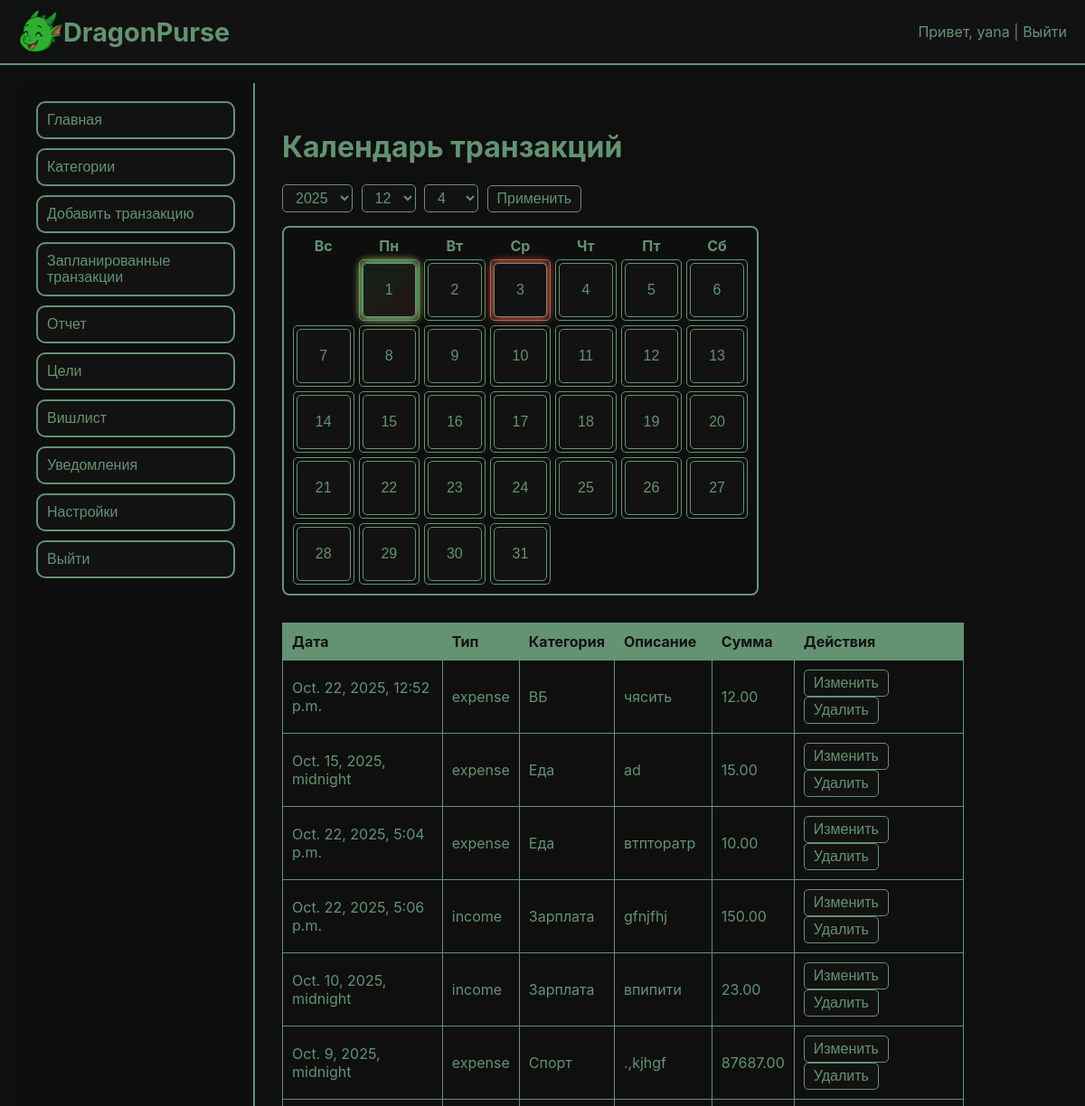
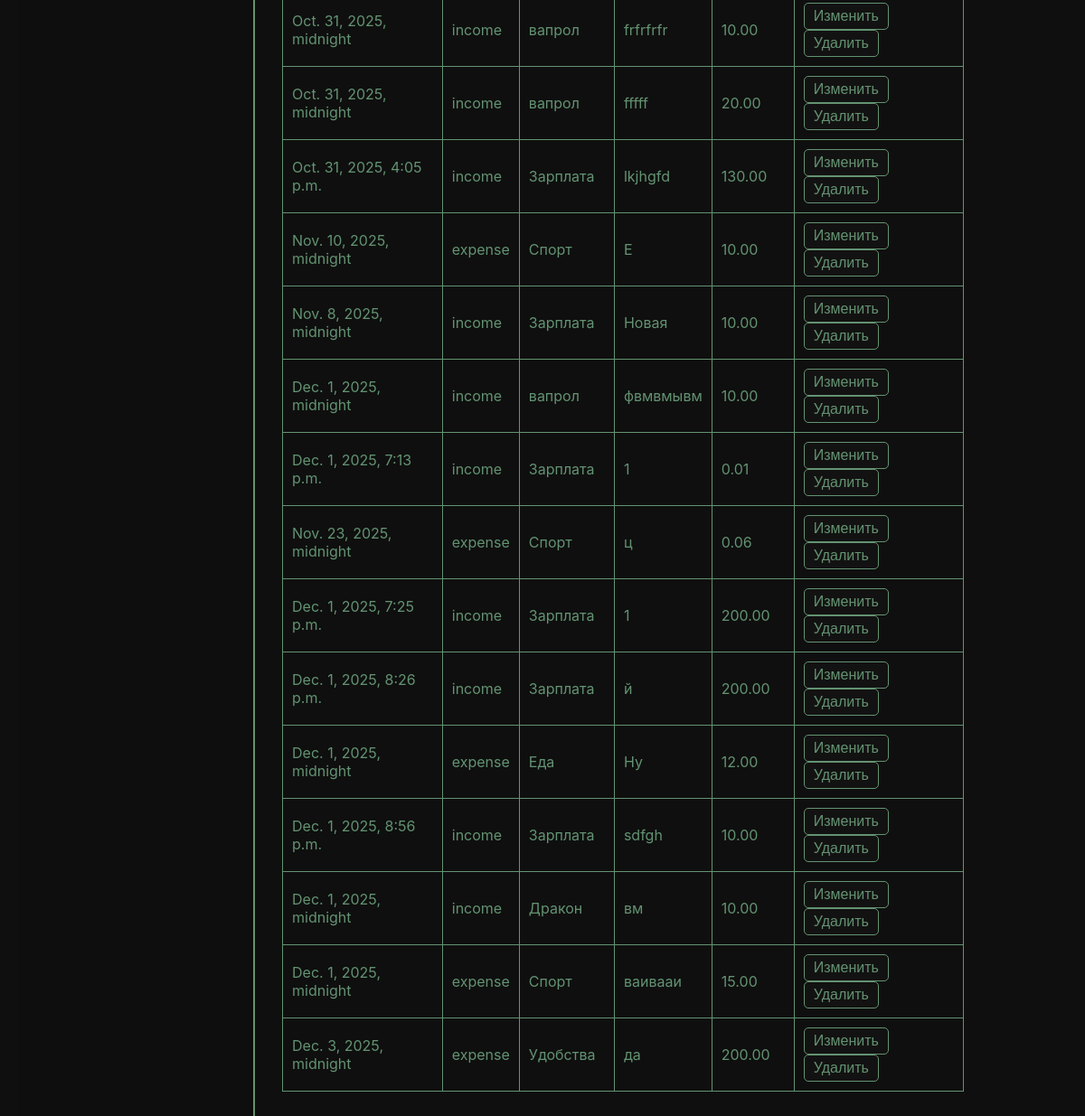
Page /transactions/ (signed in) on the earlier database version (2 pictures, top to bottom).
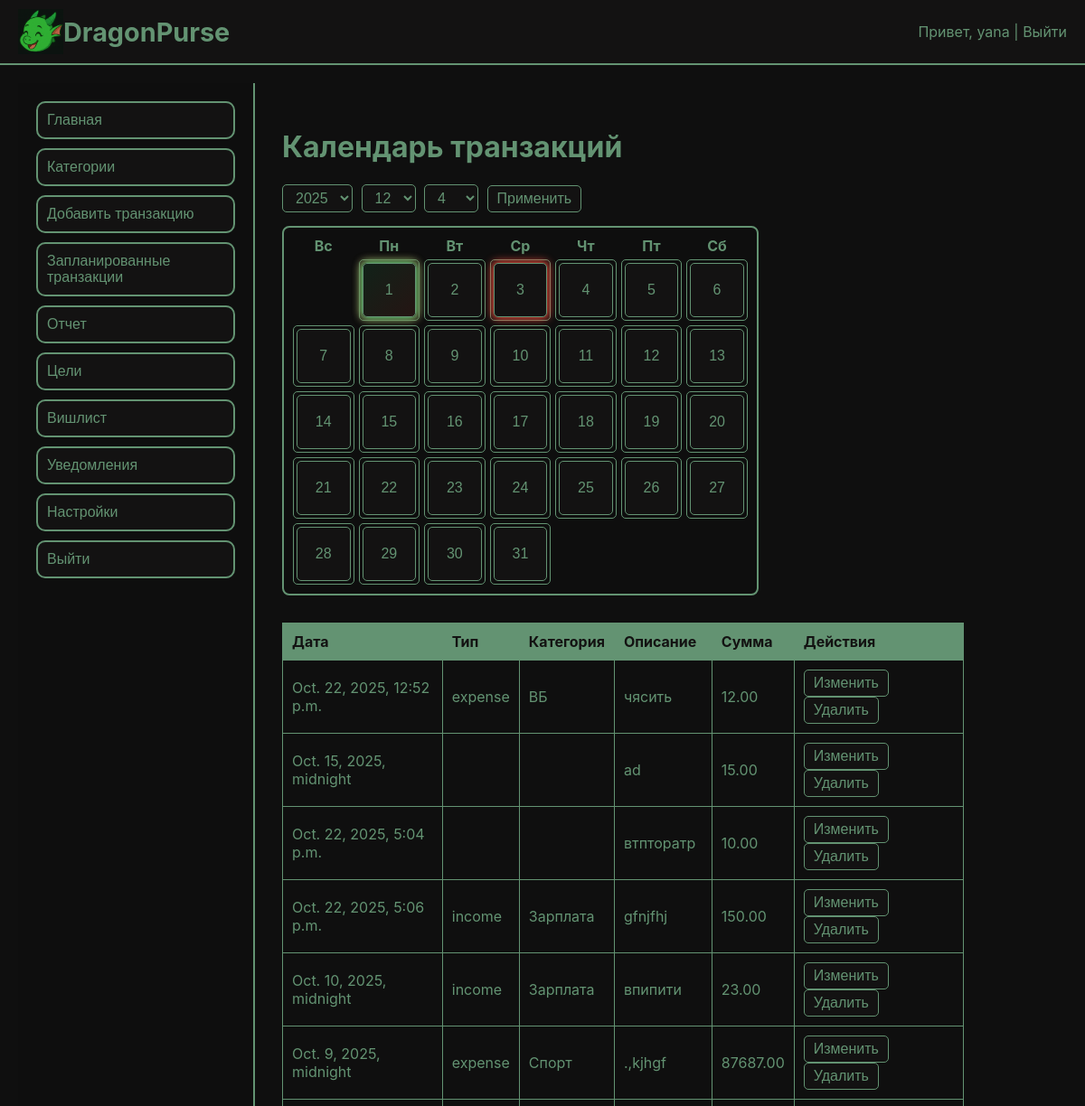
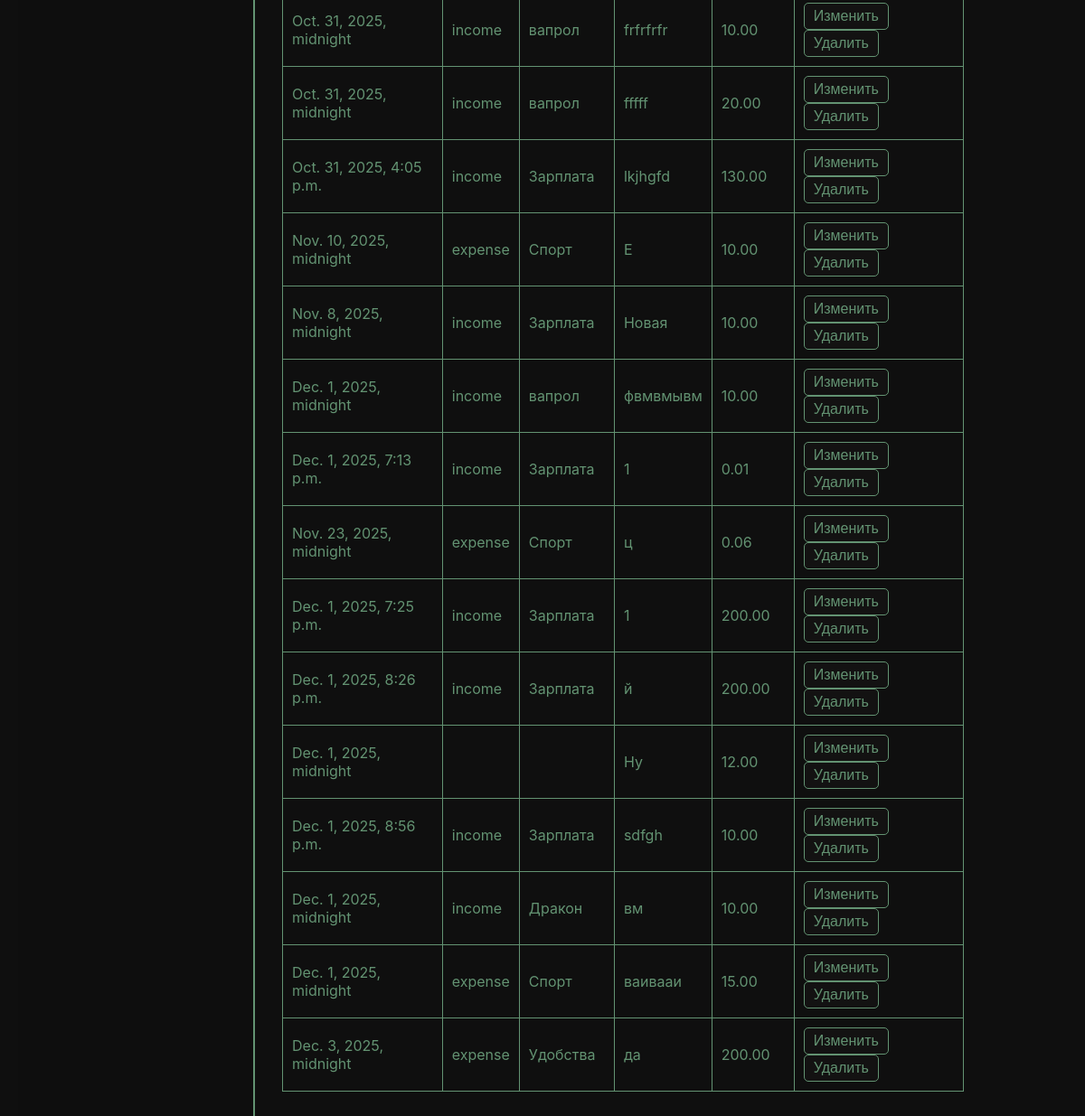
Same page on the later database version (2 pictures, top to bottom).
### accounts/models.py (models this page shows, shortened)
class Transaction(models.Model):
    user = models.ForeignKey(User, on_delete=models.CASCADE)
    date = models.DateTimeField(auto_now_add=False)
    category = models.ForeignKey(Category, on_delete=models.SET_NULL, null=True)
    description = models.TextField()
    amount = models.DecimalField(max_digits=10, decimal_places=2, default=0.0)
    goal = models.ForeignKey(Goal, on_delete=models.SET_NULL, null=True, blank=True, verbose_name='Цель')
    goal_amount = models.DecimalField(max_digits=10, decimal_places=2, null=True, blank=True, verbose_name='Сумма для цели')

class Category(models.Model):
    CATEGORY_TYPES = [
        ('income', 'Доход'),
        ('expense', 'Расход'),
    ]
    user = models.ForeignKey(User, on_delete=models.CASCADE)  # Это поле должно быть здесь
    name = models.CharField(max_length=100)
    category_type = models.CharField(max_length=10, choices=CATEGORY_TYPES)

### accounts/views.py (the view, shortened to what this page needs)
# urls.py: path('transactions/', transaction_list, name='transaction_list'),
def transaction_list(request):
    selected_year = request.GET.get('year')
    selected_month = request.GET.get('month')
    selected_day = request.GET.get('day')
    transactions = Transaction.objects.filter(user=request.user).select_related('category')
    if selected_day:
        transactions = transactions.filter(date__day=int(selected_day))
    transactions_json = json.dumps([
        {
            'date': t.date.strftime('%Y-%m-%d'),
            'category': t.category.name if t.category else 'Без категории',
            'amount': float(t.amount),
            'transaction_type': t.category.category_type if t.category else 'unknown',
        }
        for t in transactions
    ])
    return render(request, 'accounts/transaction_list.html', {
        'transactions': transactions,
        'transactions_json': transactions_json,
        'selected_year': selected_year,
        'selected_month': selected_month,
        'selected_day': selected_day,
    })

### accounts/templates/accounts/transaction_list.html (shortened to what this page needs)
{% extends "accounts/base.html" %}
{% load static %}
{% block head %}<link rel="stylesheet" href="{% static 'accounts/css/transactions.css' %}">{% endblock %}
{% block content %}
<main >
    <div class="sidebar">
        <a href="{% url 'dashboard' %}"><button>Главная</button></a>
        <a href="{% url 'category_list' %}"><button>Категории</button></a>
        <a href="{% url 'transaction_create' %}"><button>Добавить транзакцию</button></a>
        <a href="{% url 'planned_expense_list' %}"><button>Запланированные транзакции</button></a>
        <a href="{% url 'report_builder' %}"><button>Отчет</button></a>
        <a href="{% url 'goals_list' %}"><button>Цели</button></a>
        <a href="{% url 'wishlist_list' %}"><button>Вишлист</button></a>
        <a href="{% url 'notifications_all' %}"><button>Уведомления</button></a>
        <a href="{% url 'settings' %}"><button>Настройки</button></a>
        <a href="{% url 'logout' %}"><button>Выйти</button></a>
    </div>
    <div class="main-content">
        <h1>Календарь транзакций</h1>
        <div class="calendar-container">
            <div class="header">
                <select id="year-select"></select>
                <select id="month-select"></select>
                <select id="day-select"></select>
                <button id="apply-button">Применить</button>
            </div>
            <div class="calendar" id="calendar"></div>
        </div>
        <table>
            <thead>
                <tr>
                    <th>Дата</th>
                    <th>Тип</th>
                    <th>Категория</th>
                    <th>Описание</th>
                    <th>Сумма</th>
                    <th>Действия</th>
                </tr>
            </thead>
            <tbody>
                {% for transaction in transactions %}
                    <tr>
                        <td>{{ transaction.date }}</td>
                        <td>{{ transaction.category.category_type }}</td>
                        <td>{{ transaction.category.name }}</td>
                        <td>{{ transaction.description }}</td>
                        <td>{{ transaction.amount }}</td>
                        <td>
                            <a href="{% url 'transaction_edit' transaction.id %}"><button class="btn-danger">Изменить</button></a>
                            <form action="{% url 'transaction_delete' transaction.id %}" method="post" style="display:inline;">
                                <button type="submit" class="btn-danger">Удалить</button>
                            </form>
                        </td>
                    </tr>
                {% empty %}
                    <tr>
                        <td colspan="6">Нет транзакций.</td>
                    </tr>
                {% endfor %}
            </tbody>
        </table>
    </div>
    </main>
{% endblock %}

### accounts/templates/accounts/base.html (shortened to what this page needs)
{% load static %}
<!DOCTYPE html>
<html lang="ru">
<head>
    <link rel="stylesheet" href="{% static 'accounts/css/main.css' %}">
    {% block head %}
    {% endblock %}
</head>
<body>
    <header>
        <h1>
            <img src="{% static 'accounts/img/happy_dragon_head.png' %}" width="50" height="50" alt="Счастливый дракончик">
            <a href="{% url 'dashboard' %}">DragonPurse</a>
        </h1>
        <div>
            Привет, {{ user.username }} | <a href="{% url 'logout' %}">Выйти</a>
        </div>
    </header>
    <div class="container">
        {% block content %}{% endblock %}
    </div>
</body>
</html>

### accounts/static/accounts/css/main.css (style rules this page uses)
body { font-family: "Inter", sans-serif; background-color: #0f0f0f; color: #639372; margin: 0; padding: 0; }
a { color: #639372; text-decoration: none; }
h1, h2, h3 { color: #639372; }
.container { max-width: 1200px; margin: 0 auto; padding: 20px; }
header { background-color: #131212; border-bottom: 2px solid #639372; padding: 10px 20px; display: flex; align-items: center; justify-content: space-between; }
header h1 { margin: 0; font-size: 1.8em; display: flex; align-items: center; }
button { background-color: #131212; color: #639372; border: 2px solid #639372; border-radius: 8px; padding: 10px 20px; font-size: 1em; cursor: pointer; transition: all 0.3s ease; }
form { display: flex; flex-direction: column; gap: 15px; }
input, select, textarea { background-color: #0f0f0f; color: #639372; border: 1px solid #639372; border-radius: 8px; padding: 10px; font-size: 1em; transition: 0.3s; }
table { width: 100%; border-collapse: collapse; margin-top: 20px; }
th, td { border: 2px solid #639372; padding: 10px; text-align: left; }
th { background-color: #639372; color: #131212; }

### accounts/static/accounts/css/transactions.css (style rules this page uses)
main { display: flex; }
.sidebar { background-color: #0e0e0e; width: 220px; padding: 20px; display: flex; flex-direction: column; align-items: flex-start; border-right: 2px solid #639372; }
.sidebar a { text-decoration: none; color: #639372; width: 100%; }
.sidebar button { background-color: #131212; color: #639372; border: 2px solid #639372; border-radius: 10px; padding: 10px; width: 100%; text-align: left; cursor: pointer; margin-bottom: 10px; transition: all 0.3s; }
.main-content { flex-grow: 1; padding: 30px; overflow-y: auto; }
h1 { color: #639372; }
.calendar-container { margin-bottom: 30px; }
.calendar { display: grid; grid-template-columns: repeat(7, 1fr); gap: 5px; border: 2px solid #639372; border-radius: 8px; background-color: #0e0e0e; padding: 10px; width: 60%; }
select, button { background-color: #131212; color: #639372; border: 1px solid #639372; border-radius: 5px; padding: 5px 10px; margin-right: 5px; }
table { width: 90%; border-collapse: collapse; margin-top: 20px; }
th, td { border: 1px solid #639372; padding: 10px; text-align: left; }
th { background-color: #639372; color: #131212; }
.btn-danger { background-color: #131212; border: 1px solid #639372; color: #639372; border-radius: 5px; padding: 5px 10px; cursor: pointer; transition: all 0.3s; }
.header { margin-bottom: 15px; }

Differences in the rows shown:
changed Transaction "Oct. 15, 2025, midnight": category.category_type "expense" → (not shown); category.name "Еда" → (not shown)
changed Transaction "Oct. 22, 2025, 5:04 p.m.": category.category_type "expense" → (not shown); category.name "Еда" → (not shown)
changed Transaction "Ну": category.category_type "expense" → (not shown); category.name "Еда" → (not shown)
